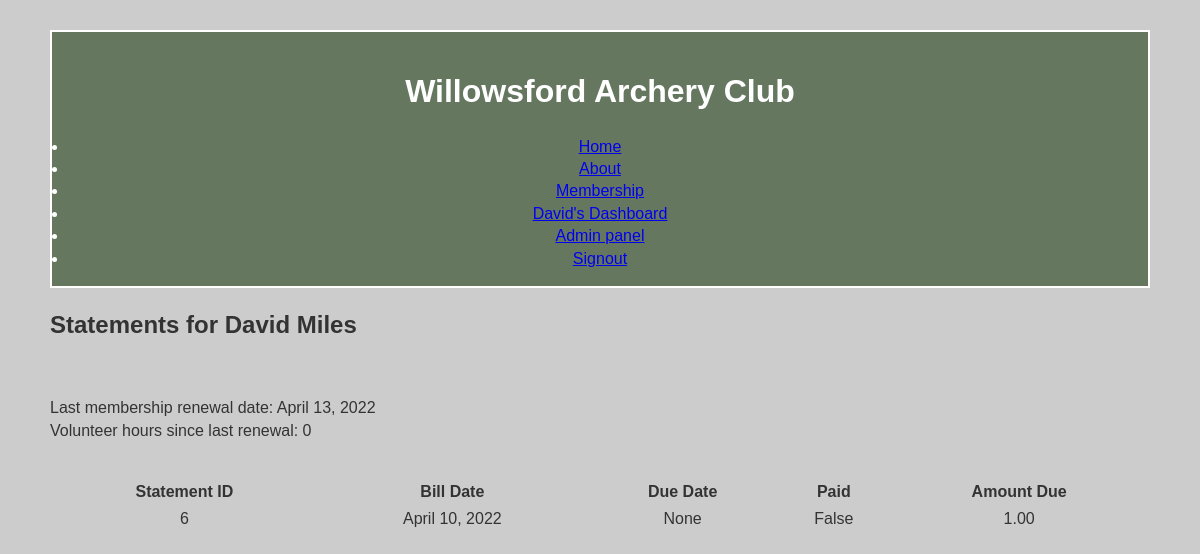
Before: /member/statements (signed in) with the older database file.
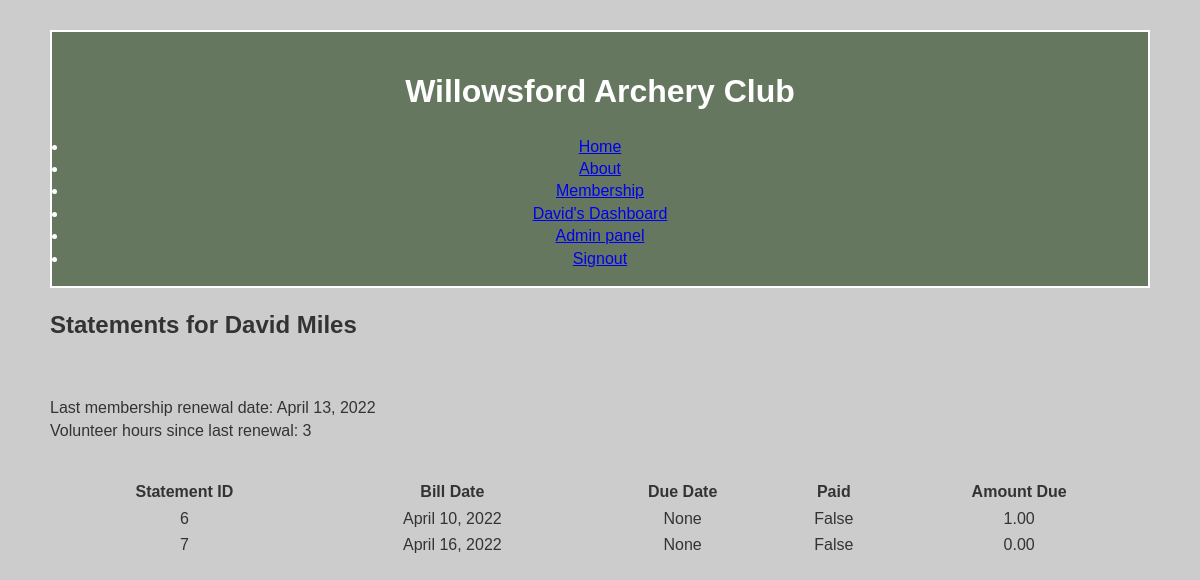
After: the same page with the newer database file.
### MemberManagement/models.py (models this page shows, shortened)
class Statement(models.Model):
    statement_id = models.AutoField(primary_key=True)
    bill_date = models.DateField(default=datetime.date.today)
    due_date = models.DateField(blank=True, null=True)
    paid = models.BooleanField(default=False)
    paid_date = models.DateField(blank=True, null=True)
    account_id = models.ForeignKey(UserAccount, blank=True, null=True, on_delete=models.CASCADE)
    amount_due = models.DecimalField(max_digits=8, decimal_places=2)
    amount_paid = models.DecimalField(max_digits=8, decimal_places=2, blank=True, null=True, default=0)

### MemberManagement/views.py (the view)
# urls.py: path('statements', views.statements, name='statements'),
@login_required(login_url='signIn')
def statements(request):
    user = User.objects.get(username=request.user)
    try:
        check_ins = CheckIn.objects.filter(account_id=user.useraccount).filter(checkin_type='V')
        waiver_date = user.useraccount.willowsfordWaiverSignedDate
        volunteer_sum = 0
        for i in check_ins:
            if i.date > waiver_date:
                time = i.time_out.hour - i.time_in.hour
            volunteer_sum = volunteer_sum + time
        statements = Statement.objects.filter(account_id=user.useraccount).all()
        statement_total = Statement.objects.filter(account_id=user.useraccount).filter(paid=False).aggregate(tot_balance=Sum('amount_due'))
        total_balance = statement_total['tot_balance']
    except Statement.DoesNotExist:
        statement = None
    return render(request, 'MemberManagement/statements.html', {'statements': statements, 'total_balance': total_balance,
                                                                'waiver_date': waiver_date, 'volunteer_sum': volunteer_sum})

### templates/MemberManagement/statements.html (shortened to what this page needs)
{% extends 'MemberManagement/dashboard.html' %}
{% load static %}
{% block content %}
<body>
    <h2> Statements for {{ request.user.useraccount.fname }} {{ request.user.useraccount.lname }}</h2>
    <p> Last membership renewal date: {{ waiver_date }} <br> Volunteer hours since last renewal: {{ volunteer_sum }} </p>
    <div class="">
        <table class="table">
        <tr class="table-header">
            <td> Statement ID </td>
            <td> Bill Date </td>
            <td> Due Date </td>
            <td> Paid </td>
            <td> Amount Due </td>
        </tr>
    {% for statement in statements %}
        <tr class="active">
            <td> {{statement.statement_id}}</td>
            <td> {{statement.bill_date}} </td>
            <td> {{statement.due_date}}</td>
            <td> {{statement.paid}}</td>
            <td> {{statement.amount_due}}</td>
        </tr>
    {% endfor %}
    </table>
    </div>
</body>
{% endblock content %}

Changed rows visible on the page:
added Statement: statement_id "7", bill_date "April 16, 2022", due_date "None", paid "False", amount_due "0.00"
Other visible differences:
{{ volunteer_sum }}: "0" → "3"
